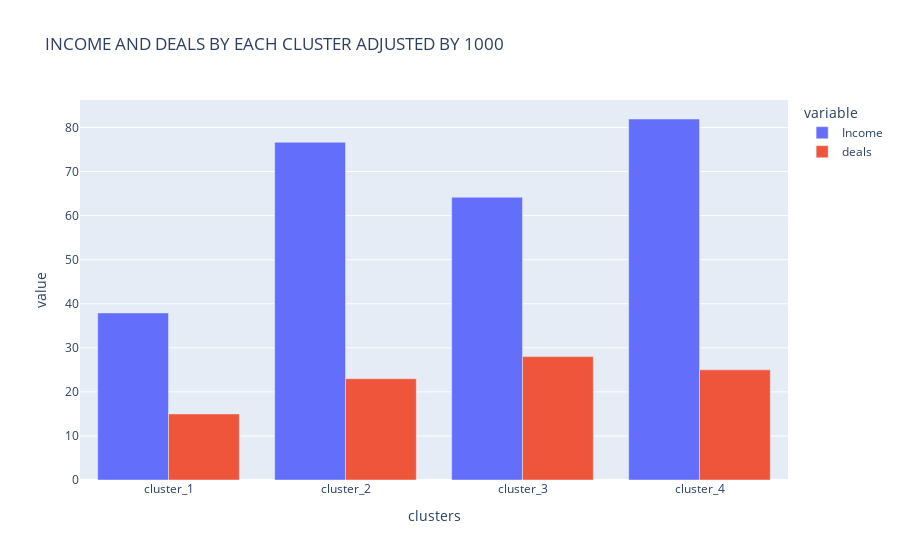

The code cell stored with this chart in its notebook:
### Code cell
data['deals'] = data['NumDealsPurchases'] + data['NumWebPurchases'] + data['NumCatalogPurchases'] + data['NumStorePurchases'] + data['NumWebVisitsMonth']
get_criteria(col1='Income', col2 = 'deals', norm=1000)

### Figure 1 — Plotly figure (JSON) as saved in the notebook; plotly's stock layout.template omitted (floating-point values rounded to 4 significant figures)
{"data": [{"alignmentgroup": "True", "hovertemplate": "variable=Income<br>clusters=%{x}<br>value=%{y}<extra></extra>", "legendgroup": "Income", "marker": {"color": "#636efa", "pattern": {"shape": ""}}, "name": "Income", "offsetgroup": "Income", "orientation": "v", "showlegend": true, "textposition": "auto", "type": "bar", "x": ["cluster_1", "cluster_2", "cluster_3", "cluster_4"], "xaxis": "x", "y": [37.91, 76.64, 64.18, 81.93], "yaxis": "y"}, {"alignmentgroup": "True", "hovertemplate": "variable=deals<br>clusters=%{x}<br>value=%{y}<extra></extra>", "legendgroup": "deals", "marker": {"color": "#EF553B", "pattern": {"shape": ""}}, "name": "deals", "offsetgroup": "deals", "orientation": "v", "showlegend": true, "textposition": "auto", "type": "bar", "x": ["cluster_1", "cluster_2", "cluster_3", "cluster_4"], "xaxis": "x", "y": [15, 23, 28, 25], "yaxis": "y"}], "layout": {"barmode": "group", "legend": {"title": {"text": "variable"}, "tracegroupgap": 0}, "title": {"text": "INCOME AND DEALS BY EACH CLUSTER ADJUSTED BY 1000"}, "xaxis": {"anchor": "y", "domain": [0, 1], "title": {"text": "clusters"}}, "yaxis": {"anchor": "x", "domain": [0, 1], "title": {"text": "value"}}}}
